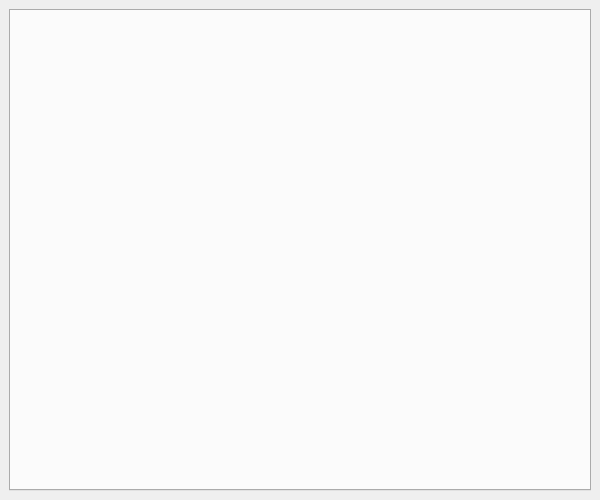
<?xml version="1.0" encoding="UTF-8"?>
<ui version="4.0">
    <class>MainWindow</class>
    <widget class="QMainWindow" name="MainWindow">
        <property name="geometry">
            <rect>
                <x>0</x>
                <y>0</y>
                <width>600</width>
                <height>500</height>
            </rect>
        </property>
        <property name="windowTitle">
            <string>CAN Tool</string>
        </property>
        <widget class="QWidget" name="centralWidget">
            <layout class="QVBoxLayout" name="verticalLayout">
                <item>
                    <widget class="QTabWidget" name="tabWidget"/>
                </item>
            </layout>
        </widget>
    </widget>
    <resources/>
    <connections/>
</ui>
